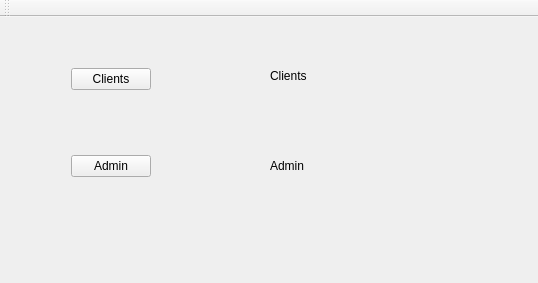
<?xml version="1.0" encoding="UTF-8"?>
<ui version="4.0">
 <class>MainWindow</class>
 <widget class="QMainWindow" name="MainWindow">
  <property name="geometry">
   <rect>
    <x>0</x>
    <y>0</y>
    <width>538</width>
    <height>283</height>
   </rect>
  </property>
  <property name="windowTitle">
   <string>MainWindow</string>
  </property>
  <widget class="QWidget" name="centralWidget">
   <widget class="QWidget" name="formLayoutWidget">
    <property name="geometry">
     <rect>
      <x>60</x>
      <y>40</y>
      <width>204</width>
      <height>131</height>
     </rect>
    </property>
    <layout class="QFormLayout" name="formLayout">
     <item row="1" column="0">
      <widget class="QPushButton" name="pushButton_2">
       <property name="text">
        <string>Clients</string>
       </property>
      </widget>
     </item>
     <item row="4" column="0">
      <widget class="QPushButton" name="pushButton">
       <property name="text">
        <string>Admin</string>
       </property>
      </widget>
     </item>
     <item row="3" column="0" colspan="2">
      <spacer name="verticalSpacer">
       <property name="orientation">
        <enum>Qt::Vertical</enum>
       </property>
       <property name="sizeHint" stdset="0">
        <size>
         <width>20</width>
         <height>40</height>
        </size>
       </property>
      </spacer>
     </item>
    </layout>
   </widget>
   <widget class="QLabel" name="label">
    <property name="geometry">
     <rect>
      <x>270</x>
      <y>50</y>
      <width>66</width>
      <height>17</height>
     </rect>
    </property>
    <property name="text">
     <string>Clients</string>
    </property>
   </widget>
   <widget class="QLabel" name="label_2">
    <property name="geometry">
     <rect>
      <x>270</x>
      <y>140</y>
      <width>66</width>
      <height>17</height>
     </rect>
    </property>
    <property name="text">
     <string>Admin</string>
    </property>
   </widget>
  </widget>
  <widget class="QMenuBar" name="menuBar">
   <property name="geometry">
    <rect>
     <x>0</x>
     <y>0</y>
     <width>538</width>
     <height>25</height>
    </rect>
   </property>
  </widget>
  <widget class="QToolBar" name="toolBar">
   <property name="windowTitle">
    <string>toolBar</string>
   </property>
   <attribute name="toolBarArea">
    <enum>TopToolBarArea</enum>
   </attribute>
   <attribute name="toolBarBreak">
    <bool>false</bool>
   </attribute>
  </widget>
 </widget>
 <layoutdefault spacing="6" margin="11"/>
 <resources/>
 <connections/>
</ui>
